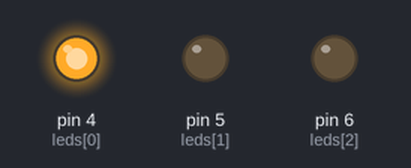
This sketch was run on a simulated Arduino Uno, built with avr-gcc and run on an emulated ATmega328P. Shown: output pins drawn as LEDs (lit = HIGH).

Above: at 1.5 s.
At 3.5 s:
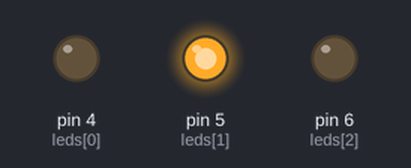
At 5.5 s:
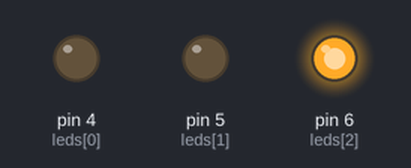
Timing chart, 0 to 9.1 s (numbered marks = the images above):
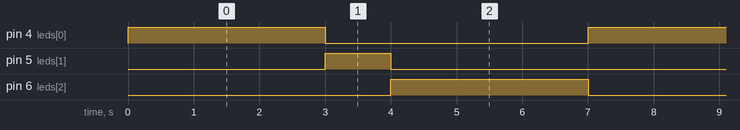

The sketch:

semaforoArreglos.ino
```cpp
int leds[3] = {4, 5, 6};
int tiempos[3] = {3000, 1000, 3000};

void setup() {
  for (int i = 0; i < 3; i++) {
    pinMode(leds[i], OUTPUT);
  }
}

void loop() {
  for (int i = 0; i < 3; i++) {
    digitalWrite(leds[i], HIGH);
    delay(tiempos[i]);
    digitalWrite(leds[i], LOW);
  }
}
```

Measured:
- by itself, pin 4 (leds[0]), pin 6 (leds[2]): alternates HIGH for 3.0 s and LOW for 4.0 s
- by itself, pin 5 (leds[1]): alternates HIGH for 1.0 s and LOW for 6.0 s
- by itself, everything shown: repeats every 7.0 s, in 4 steps
